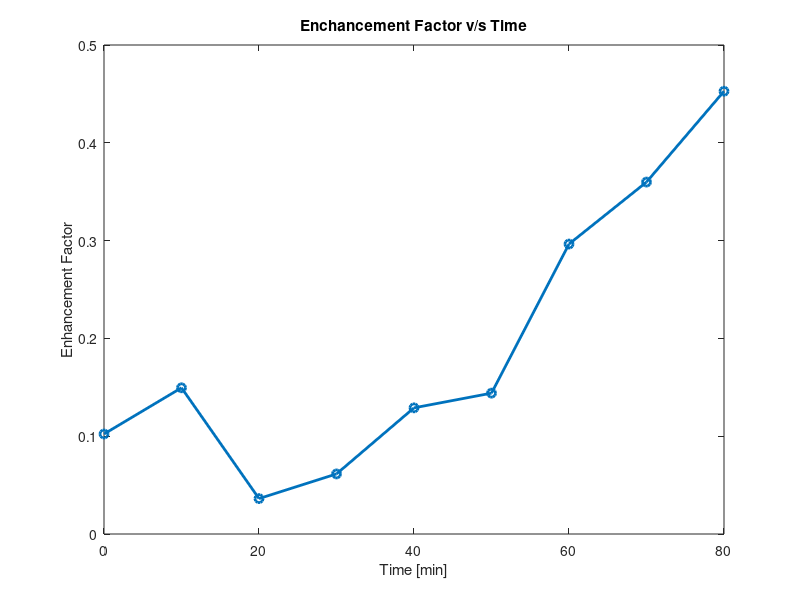

This chart was generated by the following MATLAB code: (Note: this script raises an error after producing the figure.)
%% 
% 

clear
clc
% defining general variables
V_ac = 210; %in ml, acetic acid
V_but = 340; %in ml, butanol
rho_ac = 1.05; %in g/ml
rho_but = 0.81; %in g/ml
M_ac = 60; % Molar mass
M_but = 74;
n_ac = (V_ac*rho_ac)/M_ac; % no. of moles
n_but = (V_but*rho_but)/M_but;
t = (0:10:80);

%For reactor 1:
T_r1 = [100, 100.2, 104, 113.5, 120.1, 123.4, 123.9, 124.2, 124.7];
V_naoh_r1 = [9.1, 8,7.4, 6.3, 5.0, 4.3, 2.2, 1.2, 0.5]; %in ml
n_acid_r1 = 1*V_naoh_r1/1000; %mol of acid in sample neutralised by 1N NaOH
V_sample = 2; %volume of sample in ml
conc_acid_r1 = n_acid_r1*1000/V_sample;
cum_sample = (2:2:18);
water_lost = [0,16.5,15,16,11.5,9.5,5,2.0,1.3] ;%
cum_water_rem_r1 = zeros(1,length(water_lost));
for i=2:9
    cum_water_rem_r1(i) = water_lost(i)+cum_water_rem_r1(i-1);
end
vol_in_r1 = 550-cum_sample-cum_water_rem_r1
n_acid_reacted_r1 = (vol_in_r1.*conc_acid_r1)/1000;
X1 = (n_ac-n_acid_reacted_r1)/(n_ac);

V_W_naoh = [0,9,7.1,6.1,5.1,4.1,4.4,2.4,1.5];
V_W = 5; % ml
acid_lost = ((1.*V_W_naoh)/V_W).*water_lost % in millimoles
total_acid_lost=sum(acid_lost)

%For reactor 2:
T_r2 = [98.7, 97.4, 97, 96.9, 96.4, 96.5, 96.5, 96.6, 96.5];
V_naoh_r2 = [9.5, 8.5, 7.2, 6.2, 5.5, 5, 4.6, 4.4, 4.6];
n_acid_r2 = 1*V_naoh_r2/1000;
conc_acid_r2 = n_acid_r2*1000/V_sample;
V_in_r2 = 550-cum_sample;
n_acid_reacted_r2 = (V_in_r2.*conc_acid_r2)/1000;
X2 = (n_ac-n_acid_reacted_r2)/n_ac;

%Enhancement factor:
E = (X1-X2)./X2;

% error analysis


%Plots
plot(t, T_r1,'-o', 'LineWidth', 2)
title('Temperatre of Reactor 1 with time')
ylabel('Reactor Temperature [degC]')
xlabel('Time [min]')

plot(t, T_r2, '-o','LineWidth', 2)
title('Temperatre of Reactor 2 with time')
ylabel('Reactor Temperature [degC]')
xlabel('Time [min]')

plot(t, T_r1, 'LineWidth', 2)
hold on
plot(t, T_r2, 'LineWidth', 2)
title('Reactor Temperatures [degC] v/s Time (min)')
ylabel('Reactor Temperature [degC]')
xlabel('Time [min]')
legend('Reactor 1', 'Reactor 2', 'Location','best')
hold off

plot(t, cum_water_rem_r1, '-x','LineWidth',2)
xlabel('Time [min]')
ylabel('Cumulative Water Removed [mL]')
title('Cumulative water Removed in Reactor v/s Time')


plot(t,X1,'-x','LineWidth',2)
hold on
plot(t,X2,'-x','LineWidth',2)
xlabel('Time [min]')
ylabel('Conversion')
title('Conversion v/s Time')
legend('Reactor 1', 'Reactor 2', 'Location','best')
%ylim([0 1])
hold off

plot(t, E,'-o','LineWidth',2)
hold on
xlabel('Time [min]')
ylabel('Enhancement Factor')
title('Enchancement Factor v/s Time')
hold off



% for Reactor 1

%% 
% Writing to Excel

filename='MT_302.xlsx';
T=table(t',T_r1',water_lost',acid_lost',V_naoh_r1',vol_in_r1',X1');
T.Properties.VariableNames = {'Time','Temperature','Water Lost','Acid Lost','NaOH required','Volume remaining','Conversion (X1)'}

writetable(T,filename,'Sheet','reactor 1')

T1=table(t',T_r2',V_naoh_r2',X2');
T1.Properties.VariableNames = {'Time','Temperature','NaOH required','Conversion (X2)'}

writetable(T1,filename,'Sheet','reactor 2')

results = table(t',X1',X2',E');
results.Properties.VariableNames={'Time','Conversion (X1)', 'Conversion (X2)', 'Enhancement Factor'}
writetable(results,filename,'sheet','Results')

%% 
%